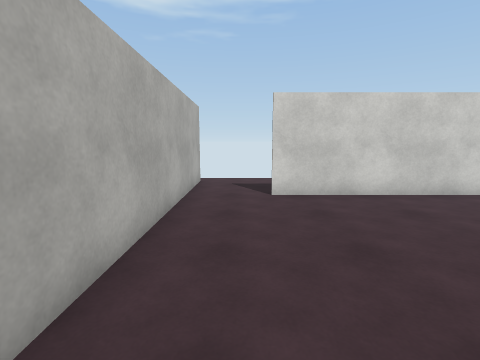
view 1 (above)

16 first-person views from a walk through a 3-D level made in the Unity game engine. The camera is 1.5 m above the floor, tilts 8° down and sees 85° across. The floor is counted in squares, 1 m on a side. Each view is taken from the middle of a square. On the plan, view 1 faces up. The plan holds only what a view shows up to about 14 squares ahead; the rest is blank. The place goes on beyond the plan. The player is left out. Surface patterns are stand-ins for the level's own textures.

view 2
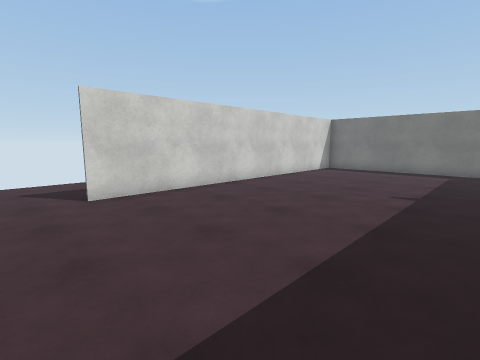

view 3
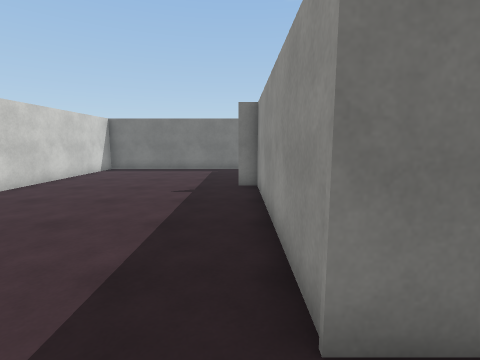

view 4
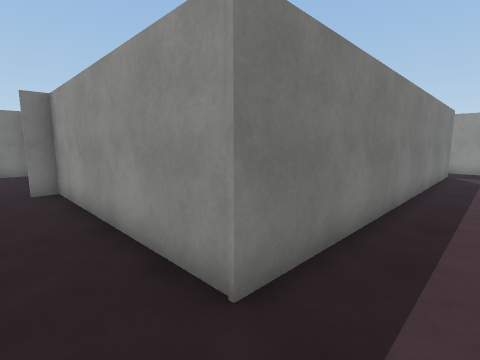

view 5
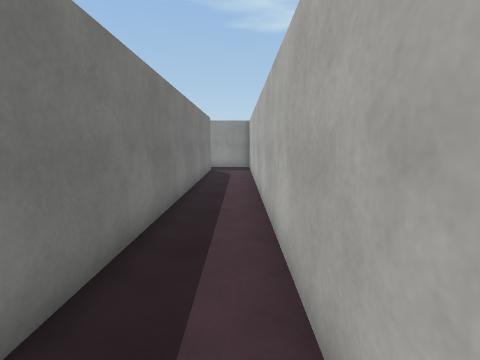

view 6
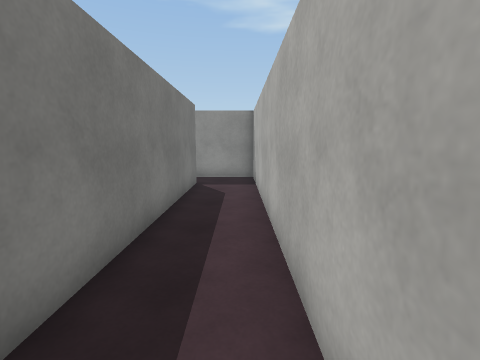

view 7
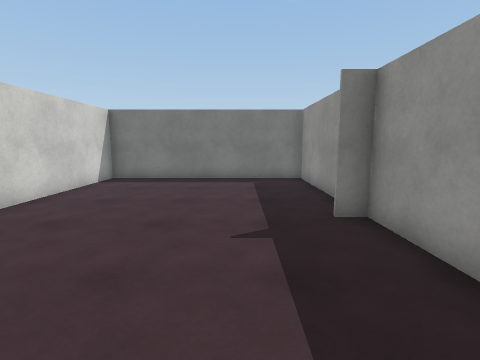

view 8
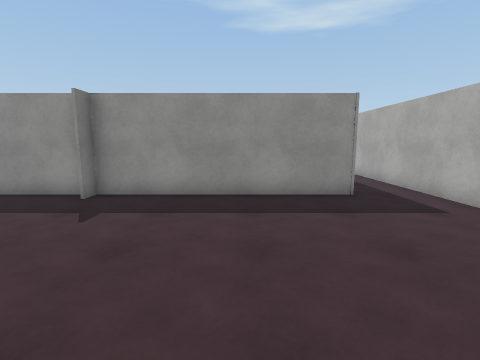

view 9
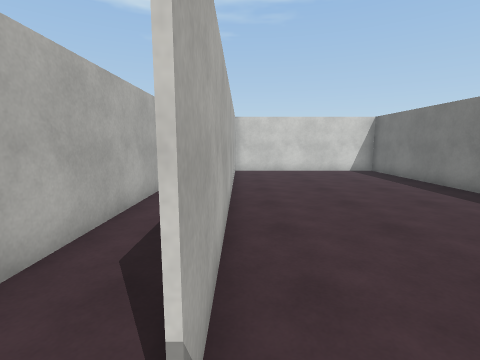

view 10
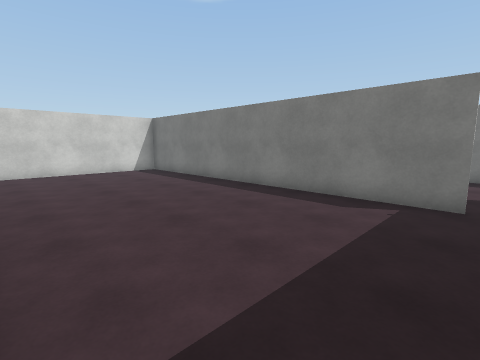

view 11
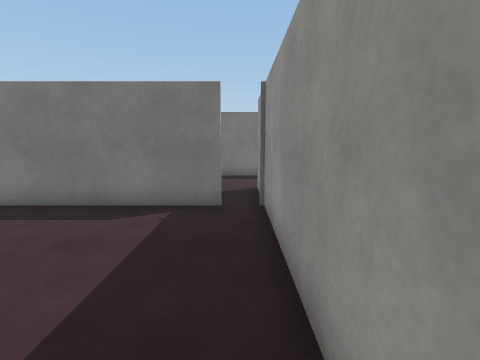

view 12
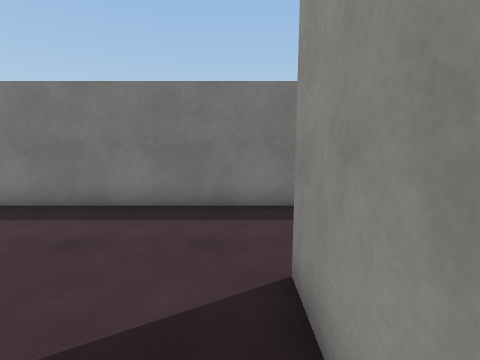

view 13
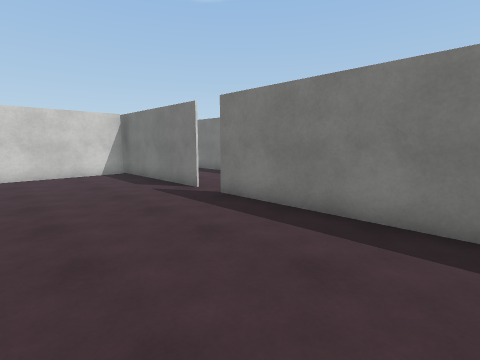

view 14
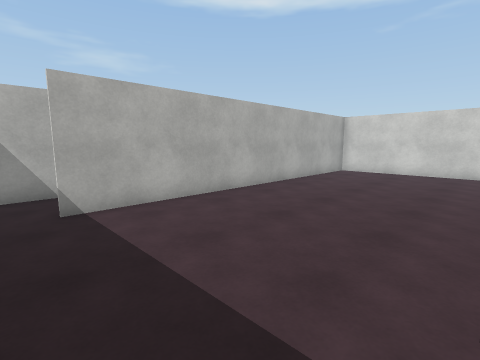

view 15
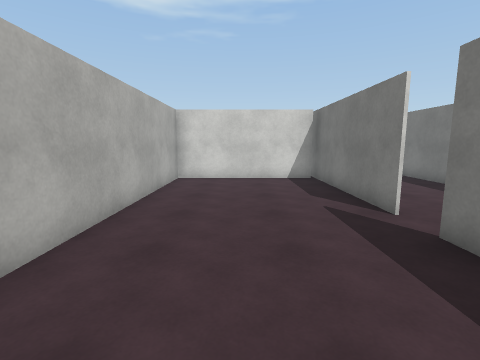

view 16
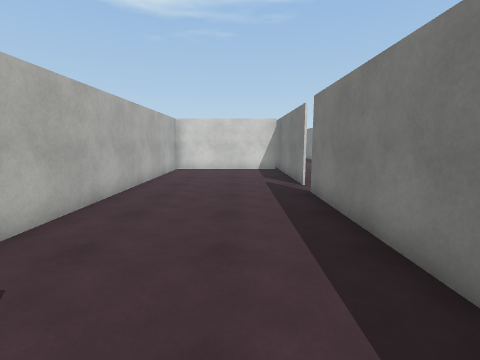

### Floor plan
Points are (right, up) in squares from view 1. A wall is a line through its corners. A room is listed if a view was taken in it or the views show most of it. See-through windows are left out.
Room 1 (views 1, 2, 3, 4, 5, 6, 7, 8, 9, 10)
walls: (8.6, -0.6) (14.1, -0.6); (-1.6, 7.5) (-1.6, -15.1); (14.2, -1) (14.2, 7.5) (0.9, 7.5); (0.7, -13.9) (0.7, -0.6) (8.3, -0.6); (-1.6, -15.6) (1, -15.6)
ways out: opening at (1, -14.5) to room 2; opening at (-0.5, 8)
Room 2 (views 11, 14)
walls: (0.7, -1.2) (0.7, -14); (2.5, -15.6) (7.4, -15.6); (6.8, -0.7) (1.3, -0.7); (8.2, -14.6) (8.2, 0.1)
ways out: opening at (1, -14.5) to room 1; opening at (8, -15) to room 3
Room 3 (views 12, 13, 15, 16)
walls: (14.2, -6.7) (14.2, -1); (7.4, -15.6) (10.9, -15.6); (14.2, -16.4) (14.2, -7.9); (14.1, -0.7) (8.3, -0.7) (8.3, -12.1)
ways out: opening at (8, -15) to room 2; opening at (14, -7); gap at (14, -8)

Positions as (right, up) in squares from view 1, and headings:
1: (0, 0), facing up
2: (-1, 0), facing up-right
3: (-1, 0), facing right
4: (-1, 1), facing down-right
5: (-1, 1), facing down
6: (-1, -4), facing down
7: (3, 2), facing right
8: (4, 7), facing down
9: (1, -15), facing up
10: (1, -15), facing up-right
11: (2, -15), facing right
12: (8, -15), facing right
13: (9, -14), facing up-right
14: (7, -15), facing up-left
15: (11, -12), facing up
16: (12, -16), facing up
